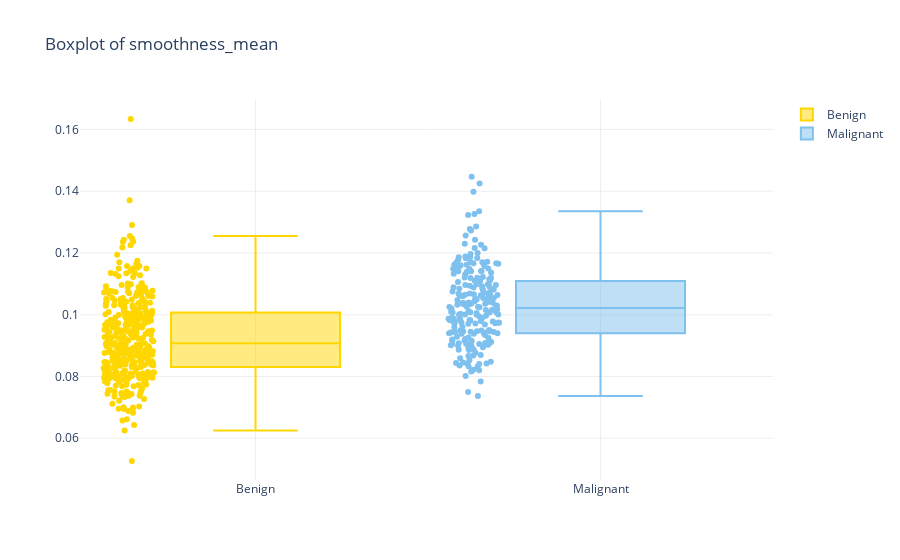

Notebook cell for this chart:
### Code cell
plot_boxplot("smoothness_mean")

### Figure 1 — Plotly figure (JSON) as saved in the notebook; plotly's stock layout.template omitted (floating-point values rounded to 4 significant figures; data arrays with more than 128 entries replaced by an {"elided": "..."} marker saying what was removed)
{"data": [{"boxpoints": "all", "marker": {"color": "#FFD700"}, "name": "Benign", "type": "box", "y": {"elided": "357 float values"}}, {"boxpoints": "all", "marker": {"color": "#7EC0EE"}, "name": "Malignant", "type": "box", "y": {"elided": "212 float values"}}], "layout": {"paper_bgcolor": "white", "plot_bgcolor": "white", "title": {"text": "Boxplot of smoothness_mean"}, "xaxis": {"gridcolor": "#eee", "showgrid": true}, "yaxis": {"gridcolor": "#eee", "showgrid": true}}}
